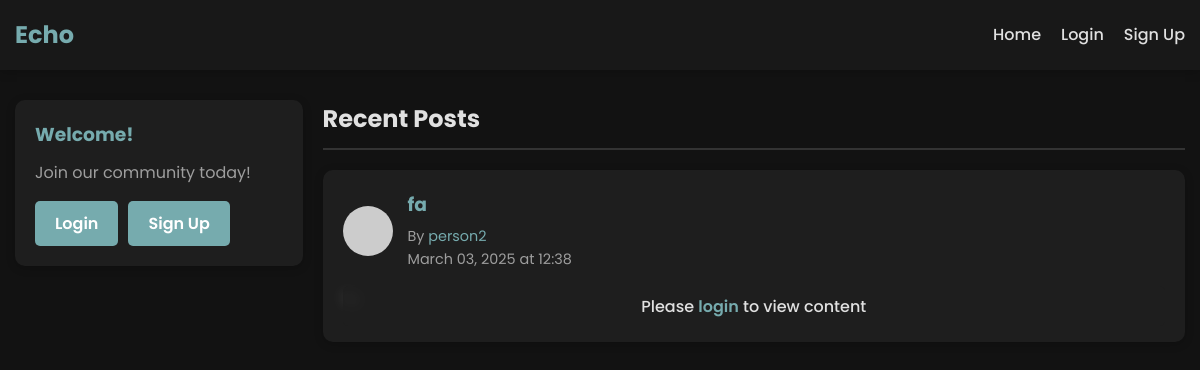
Before: / with the older database file.
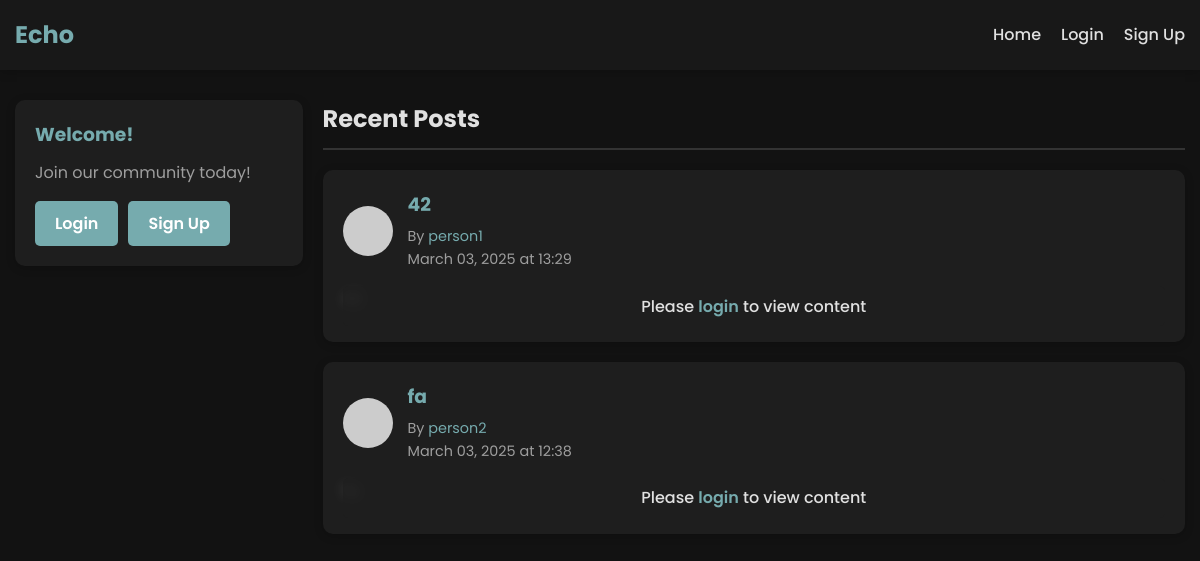
After: the same page with the newer database file.
### app.py (models this page shows, shortened)
class Post(db.Model):
    id = db.Column(db.Integer, primary_key=True)
    title = db.Column(db.String(100), nullable=False)
    content = db.Column(db.Text, nullable=False)
    timestamp = db.Column(db.DateTime, default=datetime.utcnow)
    user_id = db.Column(db.Integer, db.ForeignKey('user.id'), nullable=False)
    likes = db.relationship('Like', backref='post', lazy='dynamic', cascade='all, delete-orphan')
    comments = db.relationship('Comment', backref='post', lazy='dynamic', cascade='all, delete-orphan')
    edited = db.Column(db.Boolean, default=False)
    edited_timestamp = db.Column(db.DateTime, nullable=True)

class User(UserMixin, db.Model):
    id = db.Column(db.Integer, primary_key=True)
    username = db.Column(db.String(80), unique=True, nullable=False)
    email = db.Column(db.String(120), unique=True, nullable=False)
    password_hash = db.Column(db.String(128), nullable=False)
    bio = db.Column(db.Text, default='')
    join_date = db.Column(db.DateTime, default=datetime.utcnow)
    posts = db.relationship('Post', backref='author', lazy=True)
    likes = db.relationship('Like', backref='user', lazy='dynamic', cascade='all, delete-orphan')
    friends = db.relationship('User',
                              secondary=friendship,
                              primaryjoin=(friendship.c.user_id == id),
                              secondaryjoin=(friendship.c.friend_id == id),
                              backref=db.backref('followed_by', lazy='dynamic'),
                              lazy='dynamic')

### app.py (the view)
@app.route('/')
def index():
    if current_user.is_authenticated:
        posts = current_user.friend_posts().all()
    else:
        posts = Post.query.order_by(Post.timestamp.desc()).limit(5).all()
    return render_template('index.html', posts=posts)

### templates/index.html (shortened to what this page needs)
{% extends 'base.html' %}
{% block content %}
<div class="home-container">
    <div class="sidebar">
        <div class="sidebar-section">
            <h3>Welcome{% if current_user.is_authenticated %}, {{ current_user.username }}{% endif %}!</h3>
            {% if current_user.is_authenticated %}
                <p>Share your thoughts with friends</p>
                <a href="{{ url_for('create_post') }}" class="btn btn-primary">Create New Post</a>
            {% else %}
                <p>Join our community today!</p>
                <div class="auth-buttons">
                    <a href="{{ url_for('login') }}" class="btn btn-primary">Login</a>
                    <a href="{{ url_for('signup') }}" class="btn btn-secondary">Sign Up</a>
                </div>
            {% endif %}
        </div>
    </div>
    <div class="main-content">
        <h2>{% if current_user.is_authenticated %}Your Newsfeed{% else %}Recent Posts{% endif %}</h2>
        {% if posts %}
            <div class="posts-container">
                {% for post in posts %}
                    <div class="post-card">
                        <div class="post-header">
                            <img src="https://ui-avatars.com/api/?name={{ post.author.username }}&background=random" alt="Profile" class="avatar">
                            <div class="post-info">
                                <h3><a href="{{ url_for('login') }}">{{ post.title }}</a></h3>
                                <p class="author">By <a href="{{ url_for('login') }}">{{ post.author.username }}</a></p>
                                <p class="date">{{ post.timestamp.strftime('%B %d, %Y at %H:%M') }}</p>
                            </div>
                        </div>
                        <div class="post-content {% if not current_user.is_authenticated %}blurred-content{% endif %}">
                            {% if current_user.is_authenticated %}
                                <p>{{ post.content[:200] }}{% if post.content|length > 200 %}...{% endif %}</p>
                                <a href="{{ url_for('post', post_id=post.id) }}" class="read-more">Read more</a>
                            {% else %}
                                <div class="login-overlay">
                                    <p>Please <a href="{{ url_for('login') }}">login</a> to view content</p>
                                </div>
                                <p class="hidden-content">{{ post.content[:200] }}{% if post.content|length > 200 %}...{% endif %}</p>
                            {% endif %}
                        </div>
                    </div>
                {% endfor %}
            </div>
        {% endif %}
    </div>
</div>
{% endblock %}

Changed rows visible on the page:
added Post: title "42", author.username "person1", timestamp "March 03, 2025 at 13:29"
